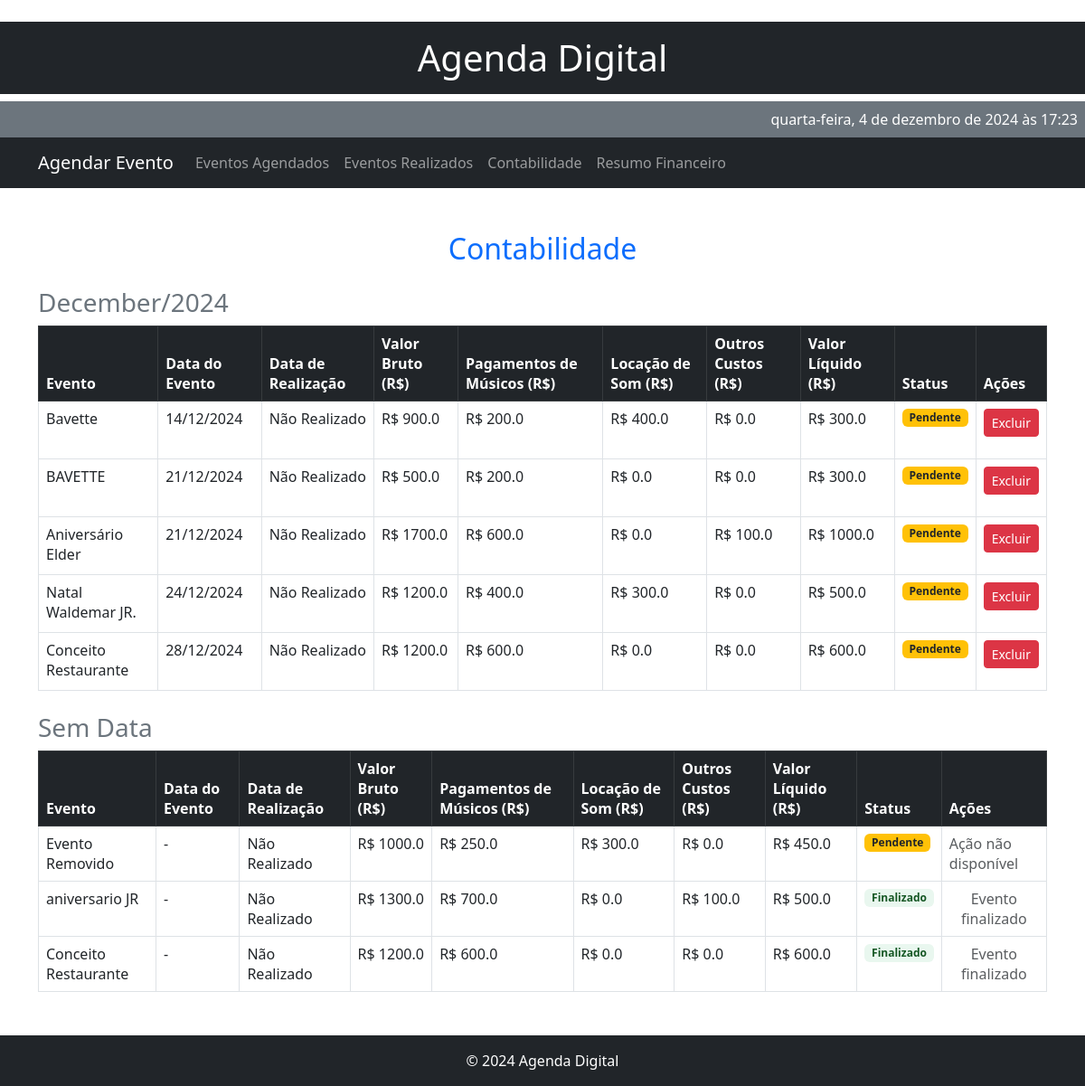
Page /contabilidade on the earlier database version.
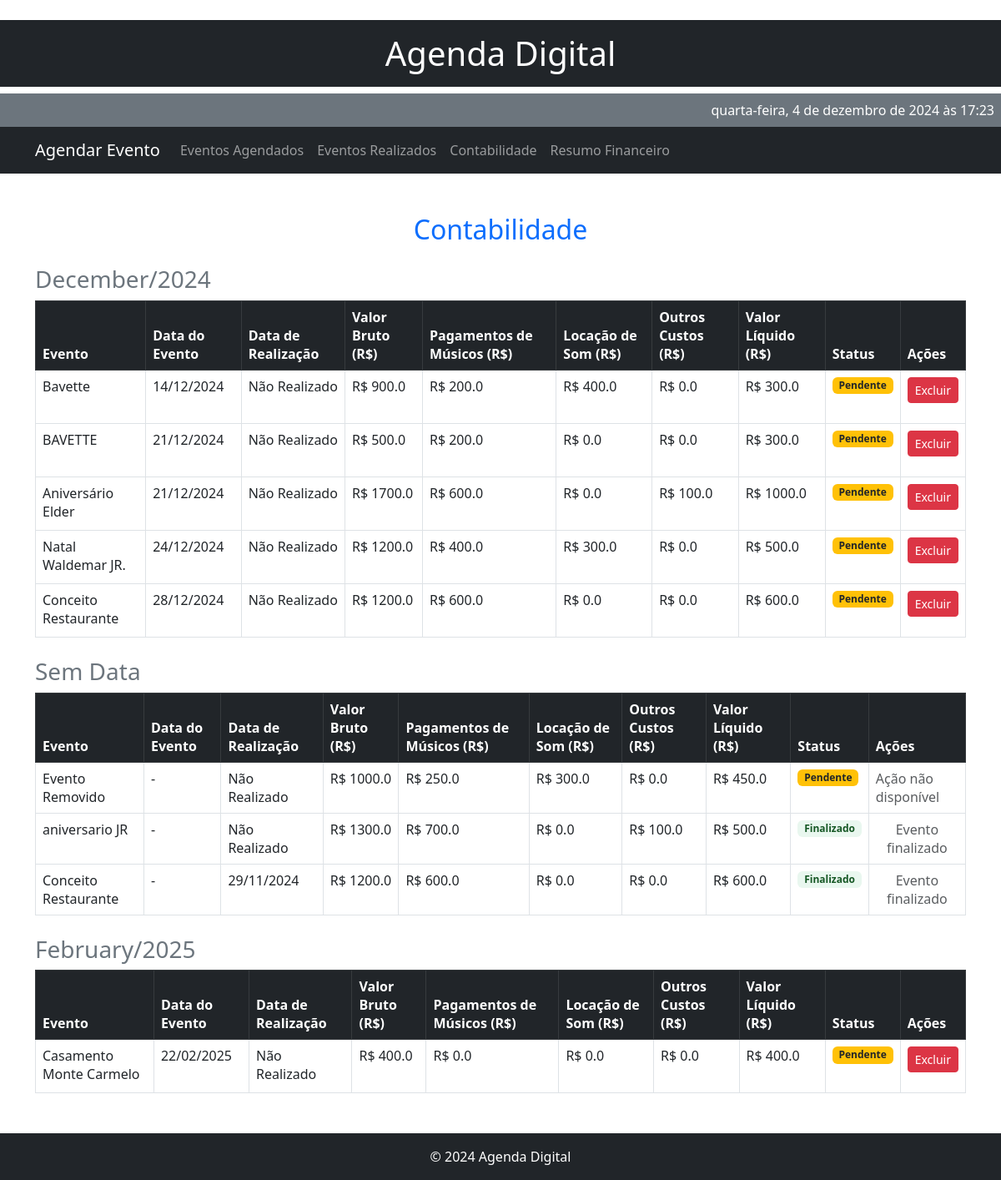
Same page on the later database version.
### models.py (models this page shows)
class Contabilidade(db.Model):
    id = db.Column(db.Integer, primary_key=True)
    evento_id = db.Column(db.Integer, db.ForeignKey('evento.id'), nullable=True)
    evento_titulo = db.Column(db.String(100), nullable=True)  # Título do evento
    valor_bruto = db.Column(db.Float, nullable=False, default=0.0)
    pagamento_musicos = db.Column(db.Float, nullable=False, default=0.0)
    locacao_som = db.Column(db.Float, nullable=False, default=0.0)
    outros_custos = db.Column(db.Float, nullable=False, default=0.0)
    valor_liquido = db.Column(db.Float, nullable=False, default=0.0)
    mes_ano = db.Column(db.String(7), nullable=True)
    realizado = db.Column(db.Boolean, nullable=False, default=False)
    data_realizacao = db.Column(db.String(10), nullable=True)  # Nova coluna para data de realização
    evento = db.relationship('Evento', backref=db.backref('contabilidade', uselist=False))

class Evento(db.Model):
    id = db.Column(db.Integer, primary_key=True)
    tipo = db.Column(db.String(50), nullable=False)
    titulo = db.Column(db.String(100), nullable=False)
    data = db.Column(db.String(10), nullable=False)
    hora = db.Column(db.String(5), nullable=False)
    descricao = db.Column(db.Text, nullable=True)
    repetir = db.Column(db.Boolean, default=False)  # Campo para eventos semanais

### app.py (the view)
@app.route('/contabilidade')
def contabilidade():
    contabilidade_data = Contabilidade.query.order_by(Contabilidade.mes_ano.desc()).all()
    contabilidade_by_date = defaultdict(list)
    for cont in contabilidade_data:
        if cont.evento and cont.evento.data:
            try:
                event_date = datetime.strptime(cont.evento.data, "%Y-%m-%d") if isinstance(cont.evento.data, str) else cont.evento.data
                date_key = event_date.strftime("%B/%Y").capitalize()  # Exemplo: Dezembro/2024
            except ValueError:
                date_key = "Data Inválida"
        else:
            date_key = "Sem Data"
        contabilidade_by_date[date_key].append(cont)
    for key in contabilidade_by_date:
        contabilidade_by_date[key].sort(key=lambda x: x.evento.data if x.evento and x.evento.data else datetime.min)
    return render_template('contabilidade.html', contabilidade_by_date=contabilidade_by_date)

### app.py (called while the page is built)
def format_datetime(value):
    if value:
        return datetime.strptime(value, "%Y-%m-%d").strftime("%d/%m/%Y")
    return value

### templates/contabilidade.html
﻿{% extends 'base.html' %}
{% block content %}
<div class="container my-5">
    <h2 class="text-center text-primary mb-4">Contabilidade</h2>
    {% if contabilidade_by_date %}
        {% for date, events in contabilidade_by_date.items() %}
        <div class="my-4">
            <h3 class="text-secondary">{{ date }}</h3>
            <table class="table table-bordered">
                <thead class="table-dark">
                    <tr>
                        <th>Evento</th>
                        <th>Data do Evento</th>
                        <th>Data de Realização</th>
                        <th>Valor Bruto (R$)</th>
                        <th>Pagamentos de Músicos (R$)</th>
                        <th>Locação de Som (R$)</th>
                        <th>Outros Custos (R$)</th>
                        <th>Valor Líquido (R$)</th>
                        <th>Status</th>
                        <th>Ações</th>
                    </tr>
                </thead>
                <tbody>
                    {% for cont in events %}
                    <tr>
                        <td>
                            {% if cont.evento %}
                                {{ cont.evento.titulo }}
                            {% elif cont.evento_titulo %}
                                {{ cont.evento_titulo }}
                            {% else %}
                                Evento Removido
                            {% endif %}
                        </td>
                        <td>
                            {% if cont.evento %}
                                {{ cont.evento.data | format_datetime }}
                            {% else %}
                                -
                            {% endif %}
                        </td>
                        <td>
                            {% if cont.realizado and cont.data_realizacao %}
                                {{ cont.data_realizacao | format_datetime }}
                            {% else %}
                                Não Realizado
                            {% endif %}
                        </td>
                        <td>R$ {{ cont.valor_bruto | round(2) }}</td>
                        <td>R$ {{ cont.pagamento_musicos | round(2) }}</td>
                        <td>R$ {{ cont.locacao_som | round(2) }}</td>
                        <td>R$ {{ cont.outros_custos | round(2) }}</td>
                        <td>R$ {{ cont.valor_liquido | round(2) }}</td>
                        <td>
                            {% if cont.realizado %}
                                <span class="badge bg-success">Finalizado</span>
                            {% else %}
                                <span class="badge bg-warning text-dark">Pendente</span>
                            {% endif %}
                        </td>
                        <td>
                            {% if cont.realizado %}
                                <span class="text-muted d-block text-center">Evento finalizado</span>
                            {% elif cont.evento_id %}
                                <form action="{{ url_for('excluir_evento', event_id=cont.evento_id) }}" method="post">
                                    <button class="btn btn-danger btn-sm w-100">Excluir</button>
                                </form>
                            {% else %}
                                <span class="text-muted">Ação não disponível</span>
                            {% endif %}
                        </td>
                    </tr>
                    {% endfor %}
                </tbody>
            </table>
        </div>
        {% endfor %}
    {% else %}
    <p class="text-center">Nenhum dado de contabilidade encontrado.</p>
    {% endif %}
</div>
{% endblock %}

### templates/base.html (shortened to what this page needs)
﻿<!DOCTYPE html>
<html lang="en">
<head>
    <link href="https://cdn.jsdelivr.net/npm/bootstrap@5.3.0-alpha1/dist/css/bootstrap.min.css" rel="stylesheet">
    <link rel="stylesheet" href="{{ url_for('static', filename='css/styles.css') }}">
</head>
<body>
    <header>
        <h1 class="text-white bg-dark py-3 text-center">Agenda Digital</h1>
        <div id="current-datetime" class="text-white text-end p-2 bg-secondary"></div>
        <nav class="navbar navbar-expand-lg navbar-dark bg-dark">
            <div class="container">
                <a class="navbar-brand" href="{{ url_for('index') }}">Agendar Evento</a>
                <div class="collapse navbar-collapse" id="navbarNav">
                    <ul class="navbar-nav">
                        <li class="nav-item">
                            <a class="nav-link" href="{{ url_for('schedule') }}">Eventos Agendados</a>
                        </li>
                        <li class="nav-item">
                            <a class="nav-link" href="{{ url_for('realizados') }}">Eventos Realizados</a>
                        </li>
                        <li class="nav-item">
                            <a class="nav-link" href="{{ url_for('contabilidade') }}">Contabilidade</a>
                        </li>
                        <li class="nav-item">
                            <a class="nav-link" href="{{ url_for('contabilidade_final') }}">Resumo Financeiro</a>
                        </li>
                    </ul>
                </div>
            </div>
        </nav>
    </header>
    <main>
        {% block content %}{% endblock %}
    </main>
    <footer class="text-center text-white bg-dark py-3">
        &copy; 2024 Agenda Digital
    </footer>
</body>
</html>

### static/css/styles.css (style rules this page uses)
.bg-success { background-color: #e9f7ef !important; border-color: #d4edda !important; color: #155724 !important; }

Differences in the rows shown:
added Contabilidade: evento.titulo "Casamento Monte Carmelo", evento.data "22/02/2025", realizado "Não Realizado", valor_bruto "400.0", pagamento_musicos "0.0", locacao_som "0.0", outros_custos "0.0", valor_liquido "400.0", shown under "February/2025"
Other differences:
list line gone: "Não Realizado"
new list line: "29/11/2024"
new list line: "February/2025 Evento Data do Evento Data de Realização Valor Bruto (R$) Pagamentos de Músicos (R$) Locação de Som (R$) Outros Custos (R$) Valor Líquido (R$) Status Ações"
